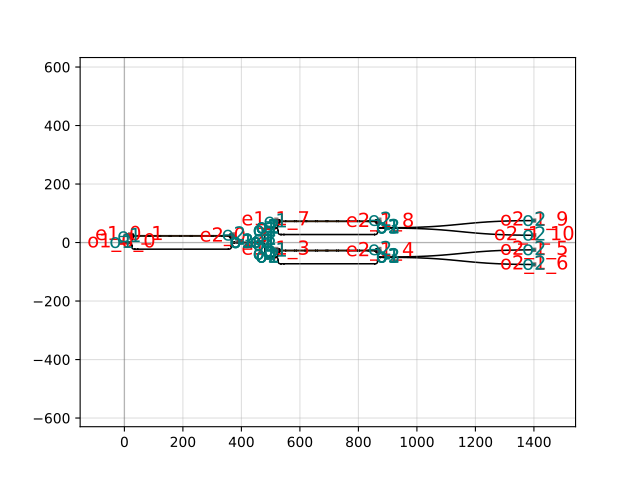

The Python source for this figure:
import gdsfactory as gf

c = gf.components.switch_tree(noutputs=4, spacing=(500, 100), cross_section='strip')
c.plot()
